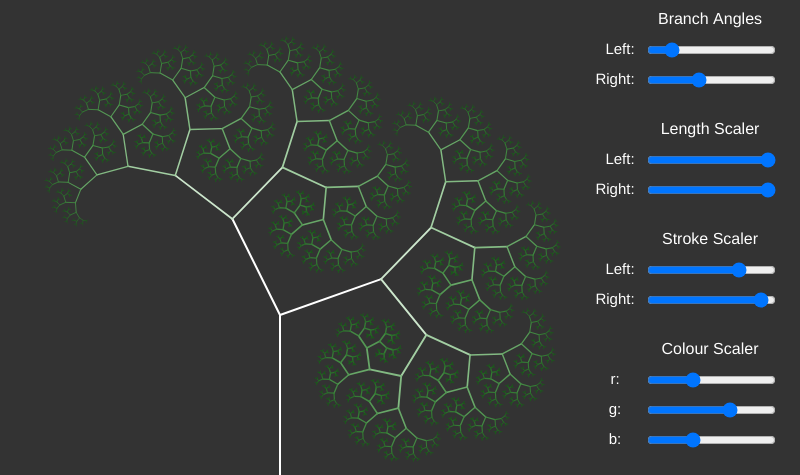
Frame 1 (no input)
Frame 60 (no input): identical to frame 1, image omitted
Frame 120 (the mouse pressed at the canvas centre since frame 60): identical to frame 1, image omitted

The p5.js sketch that drew this single still picture (run headless with seeded random() and noise() and a simulated clock; from frame 60 on, the mouse is pressed at the canvas centre):

// p5.js sketch
// ── sketch.js
var left_angle;
var right_angle;

var left_scale;
var right_scale;

var left_weight;
var right_weight;

var r_scale;
var g_scale;
var b_scale;

var sliderL;
var sliderR;
var sliderSL;
var sliderSR;
var sliderWL;
var sliderWR;

function setup() {
	createCanvas(800,475);

	sliderL = createSlider(0, PI, 0.46, 0.01);
	sliderL.position(width-155, 40);
	sliderR = createSlider(0, PI, 1.23, 0.01);
	sliderR.position(width-155, 70);

	sliderSL = createSlider(0, 0.67, 0.67, 0.01);
	sliderSL.position(width-155, 150);
	sliderSR = createSlider(0, 0.67, 0.67, 0.01);
	sliderSR.position(width-155, 180);

	sliderWL = createSlider(0.5, 1, 0.87, 0.01);
	sliderWL.position(width-155, 260);
	sliderWR = createSlider(0.5, 1, 0.97, 0.01);
	sliderWR.position(width-155, 290);

	redSlider = createSlider(0.7,1,0.8,0.001);
	redSlider.position(width-155, 370);
	greenSlider = createSlider(0.7,1,0.9,0.001);
	greenSlider.position(width-155, 400);
	blueSlider = createSlider(0.7,1,0.8,0.001);
	blueSlider.position(width-155, 430);
}	

function draw() {
	background(51);

	sliderLabels();
	left_angle = sliderL.value();
	right_angle = sliderR.value();
	left_scale = sliderSL.value();
	right_scale = sliderSR.value();
	left_weight = sliderWL.value();
	right_weight = sliderWR.value();
	r_scale = redSlider.value();
	b_scale = blueSlider.value();
	g_scale = greenSlider.value();

	push();
	stroke(255);
	strokeWeight(2);
	translate(280, height);
	branch(160, 2, 255, 255, 255);
	pop();
}

function branch(len, weight, r, g, b){
	line(0,0,0,-len);
	translate(0,-len);
	if(len>2){
		push();
		stroke(r,g,b);
		strokeWeight(weight);
		rotate(-left_angle);
		branch(len*left_scale, weight*left_weight, r*r_scale, g*g_scale, b*b_scale);
		pop();
		push();
		stroke(r,g,b);
		strokeWeight(weight);
		rotate(right_angle);
		branch(len*right_scale, weight*right_weight, r*r_scale, g*g_scale, b*b_scale);
		pop();
	}
}

function sliderLabels(){
	push();
	fill(255);
	textSize(16);
	textAlign(CENTER,CENTER);
	text("Branch Angles", width-90, 20);
	text("Length Scaler", width-90, 130);
	text("Stroke Scaler", width-90, 240);
	text("Colour Scaler", width-90, 350);
	pop();
	push();
	fill(255);
	strokeWeight(0.2);
	textSize(15);
	textAlign(CENTER,CENTER);
	text("Left:", width-180, 50);
	text("Right:", width-185, 80);
	text("Left:", width-180, 160);
	text("Right:", width-185, 190);
	text("Left:", width-180, 270);
	text("Right:", width-185, 300);
	text("r:", width-185, 380);
	text("g:", width-185, 410);
	text("b:", width-185, 440);
	pop();
}
